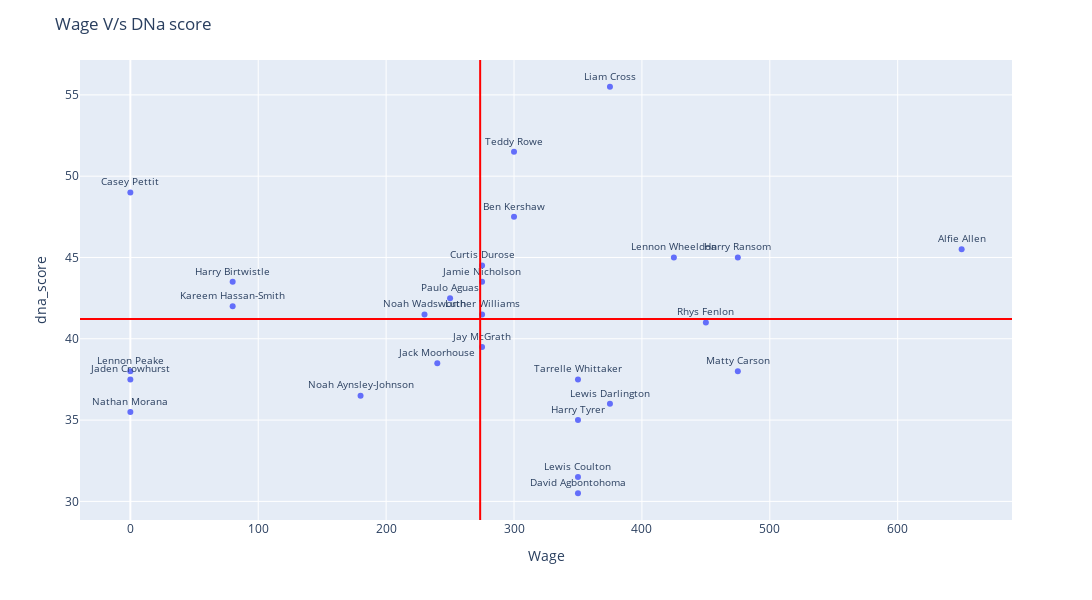

Here is the notebook cell this chart was saved with:
### Code cell
fig = px.scatter(squad_df, 'Wage', 'dna_score', hover_data=['Name', 'Position'], text="Name", width=1200, height=600)
fig.update_traces(textposition='top center', textfont_size=10)
fig.update_layout(
    title_text='Wage V/s DNa score',
     
)
# px.line(x=squad_df['Wage'].mean(), y=squad_df['dna_score'].mean())
fig.add_hline(squad_df['dna_score'].mean(), line_color='red')
fig.add_vline(squad_df['Wage'].mean(), line_color='red')
fig.show()

### Figure 1 — Plotly figure (JSON) as saved in the notebook; plotly's stock layout.template omitted (floating-point values rounded to 4 significant figures)
{"data": [{"customdata": [["Harry Tyrer", "GK"], ["Harry Birtwistle", "D/WB (R)"], ["Harry Ransom", "D (C), DM, M (C)"], ["Noah Wadsworth", "D (LC), DM"], ["Paulo Aguas", "D/WB/M/AM (L)"], ["Ben Kershaw", "D (C), DM, M (C)"], ["Teddy Rowe", "M/AM (C)"], ["Alfie Allen", "DM, M (C)"], ["Jack Moorhouse", "M (C), AM (RC)"], ["Tarrelle Whittaker", "AM (RL), ST (C)"], ["Lennon Wheeldon", "ST (C)"], ["Lewis Darlington", "ST (C)"], ["David Agbontohoma", "D (C)"], ["Rhys Fenlon", "M/AM (RL), ST (C)"], ["Liam Cross", "M (C), AM (LC)"], ["Luther Williams", "D (C)"], ["Lennon Peake", "AM (RL)"], ["Matty Carson", "D (LC), M/AM (L)"], ["Kareem Hassan-Smith", "D/WB/M/AM (R)"], ["Casey Pettit", "DM, M (C)"], ["Lewis Coulton", "D/WB (L)"], ["Jay McGrath", "D (LC)"], ["Jaden Crowhurst", "D (R)"], ["Curtis Durose", "DM, M (RC), AM (R)"], ["Jamie Nicholson", "M (L), AM (LC), ST (C)"], ["Nathan Morana", "GK"], ["Noah Aynsley-Johnson", "ST (C)"]], "hovertemplate": "Wage=%{x}<br>dna_score=%{y}<br>Name=%{customdata[0]}<br>Position=%{customdata[1]}<extra></extra>", "legendgroup": "", "marker": {"color": "#636efa", "symbol": "circle"}, "mode": "markers+text", "name": "", "orientation": "v", "showlegend": false, "text": ["Harry Tyrer", "Harry Birtwistle", "Harry Ransom", "Noah Wadsworth", "Paulo Aguas", "Ben Kershaw", "Teddy Rowe", "Alfie Allen", "Jack Moorhouse", "Tarrelle Whittaker", "Lennon Wheeldon", "Lewis Darlington", "David Agbontohoma", "Rhys Fenlon", "Liam Cross", "Luther Williams", "Lennon Peake", "Matty Carson", "Kareem Hassan-Smith", "Casey Pettit", "Lewis Coulton", "Jay McGrath", "Jaden Crowhurst", "Curtis Durose", "Jamie Nicholson", "Nathan Morana", "Noah Aynsley-Johnson"], "textfont": {"size": 10}, "textposition": "top center", "type": "scatter", "x": [350, 80, 475, 230, 250, 300, 300, 650, 240, 350, 425, 375, 350, 450, 375, 275, 0, 475, 80, 0, 350, 275, 0, 275, 275, 0, 180], "xaxis": "x", "y": [35, 43.5, 45, 41.5, 42.5, 47.5, 51.5, 45.5, 38.5, 37.5, 45, 36, 30.5, 41, 55.5, 41.5, 38, 38, 42, 49, 31.5, 39.5, 37.5, 44.5, 43.5, 35.5, 36.5], "yaxis": "y"}], "layout": {"height": 600, "legend": {"tracegroupgap": 0}, "margin": {"t": 60}, "shapes": [{"line": {"color": "red"}, "type": "line", "x0": 0, "x1": 1, "xref": "x domain", "y0": 41.22, "y1": 41.22, "yref": "y"}, {"line": {"color": "red"}, "type": "line", "x0": 273.5, "x1": 273.5, "xref": "x", "y0": 0, "y1": 1, "yref": "y domain"}], "title": {"text": "Wage V/s DNa score"}, "width": 1200, "xaxis": {"anchor": "y", "autorange": true, "domain": [0, 1], "range": [-39.03, 689.0], "title": {"text": "Wage"}, "type": "linear"}, "yaxis": {"anchor": "x", "autorange": true, "domain": [0, 1], "range": [28.85, 57.15], "title": {"text": "dna_score"}, "type": "linear"}}}
